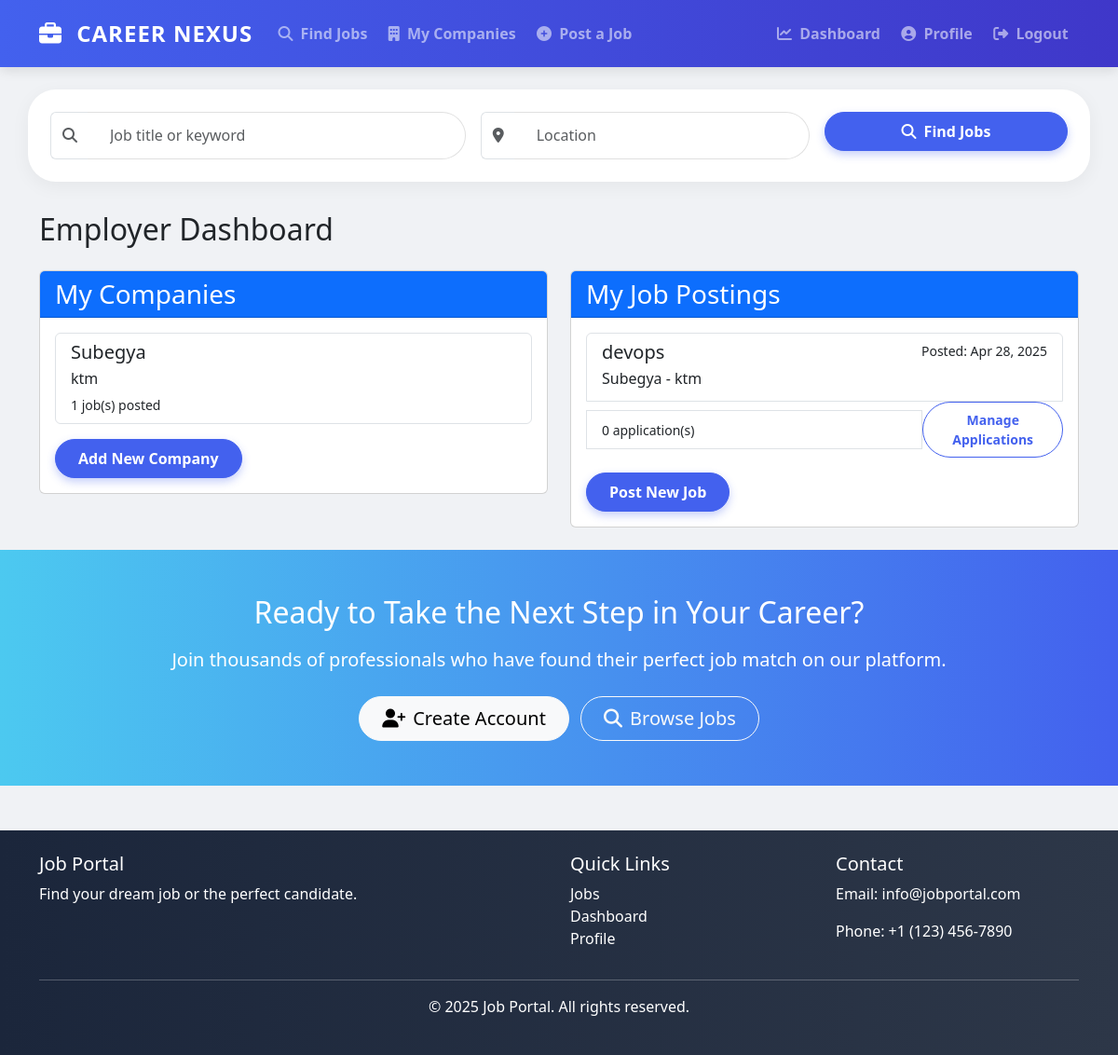
Page /accounts/dashboard/ (signed in) on the committed database.
### companies/models.py (models this page shows, shortened)
class Company(models.Model):
    name = models.CharField(max_length=100)
    owner = models.ForeignKey(User, on_delete=models.CASCADE, related_name='companies')
    logo = models.ImageField(upload_to='company_logos/', blank=True, null=True)
    description = models.TextField()
    website = models.URLField(blank=True, null=True)
    location = models.CharField(max_length=100)
    established_date = models.DateField(blank=True, null=True)
    class Meta:
        verbose_name_plural = "Companies"

### jobs/models.py (models this page shows, shortened)
class Job(models.Model):
    JOB_TYPE_CHOICES = [
        ('full_time', 'Full Time'),
        ('part_time', 'Part Time'),
        ('contract', 'Contract'),
        ('internship', 'Internship'),
        ('remote', 'Remote'),
    ]
    title = models.CharField(max_length=100)
    company = models.ForeignKey(Company, on_delete=models.CASCADE, related_name='jobs')
    category = models.ForeignKey(Category, on_delete=models.SET_NULL, null=True, related_name='jobs')
    description = models.TextField()
    requirements = models.TextField()
    salary_min = models.IntegerField(blank=True, null=True)
    salary_max = models.IntegerField(blank=True, null=True)
    location = models.CharField(max_length=100)
    job_type = models.CharField(max_length=20, choices=JOB_TYPE_CHOICES)
    posted_by = models.ForeignKey(User, on_delete=models.CASCADE, related_name='posted_jobs')
    created_at = models.DateTimeField(auto_now_add=True)
    deadline = models.DateField()
    is_active = models.BooleanField(default=True)

### accounts/views.py (the view)
# urls.py: path('dashboard/', views.dashboard, name='dashboard'),
@login_required
def dashboard(request):
    user = request.user
    if user.profile.is_employer:
        context = {
            'companies': user.companies.all(),
            'posted_jobs': user.posted_jobs.all(),
        }
        return render(request, 'accounts/employer_dashboard.html', context)
    else:
        applications = Application.objects.filter(applicant=user)
        context = {
            'applications': applications
        }
        return render(request, 'accounts/jobseeker_dashboard.html', context)

### templates/accounts/employer_dashboard.html (shortened to what this page needs)
{% extends 'base.html' %}
{% block content %}
<h2 class="mb-4">Employer Dashboard</h2>
<div class="row">
    <div class="col-md-6">
        <div class="card mb-4">
            <div class="card-header bg-primary text-white">
                <h3 class="mb-0">My Companies</h3>
            </div>
            <div class="card-body">
                {% if companies %}
                    <div class="list-group">
                        {% for company in companies %}
                            <a href="{% url 'company_detail' company.pk %}" class="list-group-item list-group-item-action">
                                <div class="d-flex w-100 justify-content-between">
                                    <h5 class="mb-1">{{ company.name }}</h5>
                                </div>
                                <p class="mb-1">{{ company.location }}</p>
                                <small>{{ company.jobs.count }} job(s) posted</small>
                            </a>
                        {% endfor %}
                    </div>
                    <div class="mt-3">
                        <a href="{% url 'company_create' %}" class="btn btn-primary">Add New Company</a>
                    </div>
                {% else %}
                    <p>You haven't added any companies yet.</p>
                    <a href="{% url 'company_create' %}" class="btn btn-primary">Add Company</a>
                {% endif %}
            </div>
        </div>
    </div>
    <div class="col-md-6">
        <div class="card">
            <div class="card-header bg-primary text-white">
                <h3 class="mb-0">My Job Postings</h3>
            </div>
            <div class="card-body">
                {% if posted_jobs %}
                    <div class="list-group">
                        {% for job in posted_jobs %}
                            <a href="{% url 'job_detail' job.pk %}" class="list-group-item list-group-item-action">
                                <div class="d-flex w-100 justify-content-between">
                                    <h5 class="mb-1">{{ job.title }}</h5>
                                    <small>Posted: {{ job.created_at|date:"M d, Y" }}</small>
                                </div>
                                <p class="mb-1">{{ job.company.name }} - {{ job.location }}</p>
                                <div class="d-flex justify-content-between align-items-center">
                                    <small>{{ job.applications.count }} application(s)</small>
                                    <a href="{% url 'manage_applications' job.pk %}" class="btn btn-sm btn-outline-primary">Manage Applications</a>
                                </div>
                            </a>
                        {% endfor %}
                    </div>
                    <div class="mt-3">
                        <a href="{% url 'job_create' %}" class="btn btn-primary">Post New Job</a>
                    </div>
                {% else %}
                    <p>You haven't posted any jobs yet.</p>
                    <a href="{% url 'job_create' %}" class="btn btn-primary">Post a Job</a>
                {% endif %}
            </div>
        </div>
    </div>
</div>
{% endblock %}

### templates/base.html (style rules this page uses)
:root { --primary-color: #4361ee; --secondary-color: #3f37c9; --accent-color: #4cc9f0; --dark-color: #1b263b; --light-color: #f8f9fa; }
body { font-family: 'Segoe UI', Tahoma, Geneva, Verdana, sans-serif; background-color: #f0f2f5; }
.btn-primary { background-color: var(--primary-color); border-color: var(--primary-color); border-radius: 30px; padding: 0.5rem 1.5rem; font-weight: 600; box-shadow: 0 4px 10px rgba(67, 97, 238, 0.3); }
.btn-outline-primary { color: var(--primary-color); border-color: var(--primary-color); border-radius: 30px; padding: 0.5rem 1.5rem; font-weight: 600; }

### rows in the picture
Company: name "Subegya", location "ktm", jobs.count "1"
Job: title "devops", created_at "Apr 28, 2025", company.name "Subegya", location "ktm", applications.count "0"
